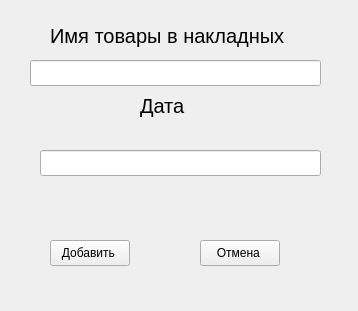
<?xml version="1.0" encoding="UTF-8"?>
<ui version="4.0">
 <class>Form</class>
 <widget class="QWidget" name="Form">
  <property name="geometry">
   <rect>
    <x>0</x>
    <y>0</y>
    <width>358</width>
    <height>311</height>
   </rect>
  </property>
  <property name="windowTitle">
   <string/>
  </property>
  <widget class="QLabel" name="label_tovar_is_invoices">
   <property name="geometry">
    <rect>
     <x>50</x>
     <y>20</y>
     <width>281</width>
     <height>31</height>
    </rect>
   </property>
   <property name="font">
    <font>
     <pointsize>15</pointsize>
    </font>
   </property>
   <property name="text">
    <string>Имя товары в накладных</string>
   </property>
  </widget>
  <widget class="QLabel" name="label_2">
   <property name="geometry">
    <rect>
     <x>140</x>
     <y>90</y>
     <width>51</width>
     <height>31</height>
    </rect>
   </property>
   <property name="font">
    <font>
     <pointsize>15</pointsize>
    </font>
   </property>
   <property name="text">
    <string>Дата </string>
   </property>
  </widget>
  <widget class="QPushButton" name="pushButton_add_invoices">
   <property name="geometry">
    <rect>
     <x>50</x>
     <y>240</y>
     <width>80</width>
     <height>26</height>
    </rect>
   </property>
   <property name="text">
    <string>Добавить </string>
   </property>
  </widget>
  <widget class="QPushButton" name="pushButton_cancel_invoices">
   <property name="geometry">
    <rect>
     <x>200</x>
     <y>240</y>
     <width>80</width>
     <height>26</height>
    </rect>
   </property>
   <property name="text">
    <string>Отмена </string>
   </property>
  </widget>
  <widget class="QLineEdit" name="lineEdit_invoices">
   <property name="geometry">
    <rect>
     <x>30</x>
     <y>60</y>
     <width>291</width>
     <height>26</height>
    </rect>
   </property>
  </widget>
  <widget class="QLineEdit" name="lineEdit_invoices2">
   <property name="geometry">
    <rect>
     <x>40</x>
     <y>150</y>
     <width>281</width>
     <height>26</height>
    </rect>
   </property>
  </widget>
 </widget>
 <resources/>
 <connections/>
</ui>
